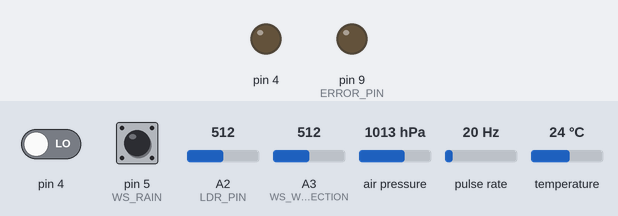
A sketch run on a simulated Arduino Pro Mini, built with avr-gcc and run on an emulated ATmega328P. On the bench: output pins drawn as LEDs (lit = HIGH). Wiring (inferred from the names in the program): pulse sensor: data pin 2. The inputs (shaded band) are chosen by the test bench; at power-on: pin 4 LOW, pin 5 (WS_RAIN) HIGH, A2 (LDR_PIN) = 512, A3 (WS_WIND_DIRECTION) = 512, air pressure 1013 hPa, pulse rate 20 Hz, temperature 24 °C. No radio packets arrive unless stated.

Above: at 3.6 s.
Timing chart, 0 to 9.6 s (numbered marks = the images above):
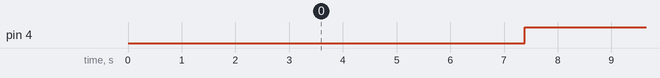

Measured:
- by itself, pin 4: alternates HIGH for 7.4 s and LOW for 0.02 s

The sketch:

Sensor.ino
```cpp
#include <SPI.h>
#include <Wire.h>
#include <DHT.h>
#include <PinChangeInt.h>

#include <SFE_BMP180.h>

#include <RHReliableDatagram.h>
#include <RH_NRF24.h>

#include <Time.h>

#include "Datagram.h"
#include "BMP180_Manager.h"
#include "Error.h"

/*
	Author:
		S.Antonio 2014-12-03
	Description:
		Board Uses Radio Head library for NRF24L01+ Wireless Transceiver
		NRF24
			CS																	PD7 [D7]
			CE																	PB0 [D8]

		BMP180																	i2c
		DHT22																	PD4 [D4]
		Sparkfun Weather Meters (SEN-08942)
			Rain																PD5 [D5]
			Pulse (add resister to high side R7)	(anometer)					PD2 [D2]
			Wind Vane (wire to ADC3 [IR])										ADC3 [A3]

		Pulse 2	(add resister to high side R12)									PB1	[D9]
		Hall																	PD6 [D6]

		Light Dependant Resister (10k)											ADC2 [A2]

		Optional,
			Battery Monitoring													ADC0 [A0]
			Battery Read (Pull High)											ADC1 [A1]
			Power Shut Down (High = ON, Low = OFF)								PB2 [D10]
				Will last x seconds before caps run out of power in low power mode		-- TODO calculations and watch dog to recharge caps for standby
			TSOP4838 (IR 32kHz carrier)											ADC3 [A3]
	Notes:
		Target Arduino Pro Mini 3.3v 8MHz - Board is based of ATMEGA 328 running at 8MHz
		Either populate the D24V3F3 (pololu 3.3 regulator) or supply clean 3.3v source and add jumper to P2 (PWR_JMP)
		Typically either use the Weather Meter, or the IR sensor, but not both together.

	Libraries:
		http://www.airspayce.com/mikem/arduino/RadioHead/index.html				NRF24
		https://github.com/adafruit/DHT-sensor-library							DHT22
		https://github.com/sparkfun/BMP180_Breakout/archive/master.zip			BMP180
		http://playground.arduino.cc/Code/Time									Time
	Changes:
		N/A
	TODO:
		ppm oscillator drift offset
		remote time set
		remote query
		move user configs to seperate header
*/

//USER Configuration here

//IR or WEATHER - set false for IR sensing

#define IR_PIN A3
#define WS_WIND_DIRECTION A3
#define WS_RAIN 5
#define WS_WIND_SPEED 2

//LDR Pin
#define LDR_PIN A2

//Wireless Setup
#define NRF24_CLIENT_ADDRESS 1
#define NRF24_SERVER_ADDRESS 2

// Singleton instance of the radio driver
RH_NRF24 driver(8,7);

// Class to manage message delivery and receipt, using the driver declared above
RHReliableDatagram manager(driver, NRF24_CLIENT_ADDRESS);

//DHT22 Setup
DHT dht(4, DHT22);

//BMP180 Setup
BMP180_MANAGER bmp;
SFE_BMP180 pressure;

//Error Handler
Error err;

volatile uint8_t latest_interrupted_pin;
volatile uint8_t interrupt_count[20] = { 0 }; // 20 possible arduino pins

volatile unsigned long debounce_min = 0xffffffff;
volatile unsigned long debounce_last = 0;

void quicfunc() {
	//Test this debounce code
	long thisTime = micros() - debounce_last;
	debounce_last = micros();
	if (thisTime > 500)
	{
		latest_interrupted_pin = PCintPort::arduinoPin;
		interrupt_count[latest_interrupted_pin]++;

		if (thisTime < debounce_min)
		{
			debounce_min = thisTime;
		}

	}

	//latest_interrupted_pin = PCintPort::arduinoPin;
	//interrupt_count[latest_interrupted_pin]++;
}

void setup()
{
	if (!manager.init())
	{
		err.SetError(WIFI_ERROR);
	}
	if (!pressure.begin())
	{
		err.SetError(BMP_ERROR);
	}
	else
	{
		bmp.SetDevice(pressure);
	}

	dht.begin();

	//Setup INPUT pints (external pullups)
	pinMode(WS_RAIN, INPUT);
	pinMode(WS_WIND_DIRECTION, INPUT);
	pinMode(WS_WIND_SPEED, INPUT);

	PCintPort::attachInterrupt(WS_RAIN, &quicfunc, FALLING);  // add more attachInterrupt code as required
        PCintPort::attachInterrupt(WS_WIND_SPEED, &quicfunc, FALLING);  // add more attachInterrupt code as required
}

uint8_t nrf24_send_data[] = "BMP_T:{0}\nBMP_P:{1}\nDHT_T:{2}\nDHT_H:{3}\nWS_D:{4}\nWS_R:{5}\nWS_S:{6}\nLDR:{7}\nBAT:{8}\nP2_C{9}\nH_C:{10}";

// Dont put this on the stack:
uint8_t nrf24_response_buf[RH_NRF24_MAX_MESSAGE_LEN];

void loop()
{
	//TODO change this to SLEEP + WATCHDOG + INTERUPTS
	delay(5000);//every 5 seconds + what ever delay the folloing libs need

	DATAGRAM datagram; //clear it out

	//init datagram values to 0 where counting
	datagram.Pulse_Count = 0;
	datagram.WS_Rain_Count = 0;
	datagram.WS_Wind_Speed_Count = 0;

	//get date and time for datagram
	datagram.Day =  day();
	datagram.Hour = hour();
	datagram.Minute = minute();
	datagram.Second = second();
	datagram.Day = day();
	datagram.Month = month();
	datagram.Year = year();

	//test casting datagram to message
	//is apparently naughty will need to be tweaked/replaced later on
	uint8_t* msg = reinterpret_cast<uint8_t(&)[sizeof datagram]>(datagram);

	// Send a message to manager_server
	//if (manager.sendtoWait(nrf24_send_data, sizeof(nrf24_send_data), NRF24_SERVER_ADDRESS))
	if (manager.sendtoWait(msg, sizeof(msg), NRF24_SERVER_ADDRESS))
	{
		// Now wait for a reply from the server
		uint8_t len = sizeof(nrf24_response_buf);
		uint8_t from;
		if (manager.recvfromAckTimeout(nrf24_response_buf, &len, 2000, &from))
		{
			//server address (from)
			//from

			//response string
			//(char*)buf;

			//Add parsing for commands here
			//Check if we need to set the time
			//Run any remote queries here
		}
		else
		{
			//No reply, is nrf24_reliable_datagram_server running?
			err.SetError(WIFI_ERROR);
		}
	}
	else
	{
		//sendtoWait failed
		err.SetError(WIFI_ERROR);
	}

	//DHT22
	datagram.DHT_Humidity = dht.readHumidity();
	datagram.DHT_Tempurature_C = dht.readTemperature();


	//BMP180
	bmp.LoadDatagram(datagram);

	//LDR
	int ldr_value;
	ldr_value = analogRead(LDR_PIN);

	//TODO - SPARKFUN WEATHER SENSORS
	if (IS_WEATHER_SENSOR)
	{
		//DO weather sensor (read A
		int wind_direction;
		wind_direction = analogRead(WS_WIND_DIRECTION);

		//Loop each pin TODO - OPTIMISE
		//Possible issue with bouncing - TODO Debounce
		uint8_t i;
		for (i = 0; i < 20; i++)
		{
			if (interrupt_count[i] != 0)
			{
				if (i == WS_RAIN)
					datagram.WS_Rain_Count = interrupt_count[i];
				if (i == WS_WIND_SPEED)
					datagram.WS_Wind_Speed_Count = interrupt_count[i];
			}
		}
	}
	else
	{
		//IR sensing
	}
}
```

BMP180-Manager.cpp
```cpp
#include "BMP180_Manager.h"

BMP180_MANAGER::BMP180_MANAGER()
{

}

void BMP180_MANAGER::LoadDatagram(DATAGRAM &datagram)
{
	char status;
	//double T, P, p0, a;
	status = pressure.startTemperature();

	//Add to seperate function//class
	//pass in datagram object
	//have it be populated
	if (status != 0)
	{
		// Wait for the measurement to complete:
		delay(status);

		status = pressure.getTemperature(datagram.BMP_Tempurature_C);
		if (status != 0)
		{
			//double temp_f = (9.0 / 5.0) * datagram.BMP_Tempurature_C + 32.0;

			status = pressure.startPressure(3);//high resolution messurement
			if (status != 0)
			{
				// Wait for the measurement to complete:
				delay(status);

				status = pressure.getPressure(datagram.BMP_Absolute_Pressure_MB, datagram.BMP_Tempurature_C);

				if (status != 0)
				{
					//Absolute pressure
					//datagram.BMP_Absolute_Pressure_MB

					//absolute pressure in inHg
					//double abs_pressure_inHg = datagram.BMP_Absolute_Pressure_MB * 0.0295333727;

					//Relative (sea-level) pressure
					datagram.BMP_Pressure_Relative_MB = pressure.sealevel(datagram.BMP_Absolute_Pressure_MB, ALTITUDE); // we're at {HOME LOCATION ALTITUDE}

					//relative (sea-level) pressure in inHg
					//datagram.BMP_Pressure_Relative_MB * 0.029533372;

					datagram.BMP_Altitude = pressure.altitude(datagram.BMP_Absolute_Pressure_MB, datagram.BMP_Pressure_Relative_MB);
					//Computed altitude meters
					//datagram.BMP_Altitude

					//feet
					//datagram.BMP_Altitude * 3.28084;
				}
			}
		}
	}
}
void BMP180_MANAGER::SetDevice(SFE_BMP180 &device)
{
	pressure = device;
}
```

BMP180_Manager.h
```cpp
#include <SFE_BMP180.h>
#include "Configuration.h"
#include "Datagram.h"

#ifndef BMP180_MANAGER_H_
#define _BMP180_MANAGER_H_

class BMP180_MANAGER
{
public:
	BMP180_MANAGER();
	void LoadDatagram(DATAGRAM &datagram);
	void SetDevice(SFE_BMP180 &device);
private:
	SFE_BMP180 pressure;
};

#endif //_BMP180_MANAGER_H_
```

Datagram.h
```cpp
#include "Configuration.h"
/*
	Binary packet to transmit to server containing sensor data
*/

#ifndef _DATAGRAM_H_
#define _DATAGRAM_H_

#ifdef IS_WEATHER_SENSOR
	#define FLAG 0xff
#else
	#define FLAG 0x00
#endif

struct DATAGRAM
{
	//Date Time
	uint8_t  Hour;
	uint8_t  Minute;
	uint8_t  Second;
	uint8_t  Day;
	uint8_t  Month;     // Jan is month 0
	uint8_t  Year;      // the Year minus 1900

	//DHT22
	float DHT_Humidity;
	float DHT_Tempurature_C;

	//BMP180
	double BMP_Tempurature_C;
	double BMP_Absolute_Pressure_MB;
	double BMP_Pressure_Relative_MB;
	double BMP_Altitude;

	//0xff for weather sensor 0x00 for IR
	//byte Flag = FLAG;

	//Weather Station
#ifdef IS_WEATHER_SENSOR
	uint8_t  WS_Wind_Speed_Count;//since last datagram
	uint8_t  WS_Rain_Count;//since last datagram
	int WS_Direction;
#else
	//IR
	//TODO
#endif

	uint8_t  Pulse_Count;

	//LDR
	int LDR_Value;
};


#endif
```

Error.cpp
```cpp
#include "Error.h"
#include "Configuration.h"

#include <Arduino.h>

Error::Error()
{
	errorControl = 0;//clear

	#ifdef ERROR_PIN
		pinMode(ERROR_PIN, OUTPUT);
	#endif
}

void Error::DisplayErrors()
{
	//flash a pin?
	if (errorControl == 0)
		return;

	#ifdef ERROR_PIN
		digitalWrite(ERROR_PIN, 1);
	#endif

}

void Error::SetError(ErrorStatus error)
{
	errorControl |= 1 << error;
}

void Error::ClearError(ErrorStatus error)
{
	errorControl &= ~(1 << error);
}

bool Error::CheckError(ErrorStatus error)
{
	int bit = errorControl & (1 << error);
	if (bit == error)
	return true;

	return false;
}
```

Error.h
```cpp
/*
	Primitve error handler - turns on an error light
*/

#ifndef _ERROR_H_
#define _ERROR_H_

enum ErrorStatus{
	WIFI_ERROR = 0x01,
	BMP_ERROR = 0x02,
	DHT_ERROR = 0x04,
	OTHER_ERROR = 0x08
};

class Error{
	public:
		Error();
		void DisplayErrors();
		void SetError(ErrorStatus error);
		void ClearError(ErrorStatus error);
		bool CheckError(ErrorStatus error);
	private:
		int errorControl;
};

#endif //_ERROR_H_
```

Configuration.h
```cpp
/*
	User configurable items
*/

#ifndef _CONFIGURATION_H_
#define _CONFIGURATION_H_

#define ALTITUDE 40.0 // Altitude of Home Location (meters)

#define IS_WEATHER_SENSOR true

//Used for Pulse 2 detection [Digital 9]
//but we will use it to flash a LED if their is an error
#define ERROR_PIN 9

#endif //_CONFIGURATION_H_
```
